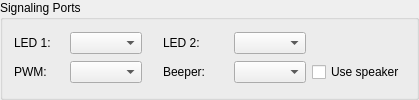
        <widget class="QGroupBox" name="groupBox_signaling">
         <property name="sizePolicy">
          <sizepolicy hsizetype="Expanding" vsizetype="Fixed">
           <horstretch>0</horstretch>
           <verstretch>0</verstretch>
          </sizepolicy>
         </property>
         <property name="toolTip">
          <string>Any disabled items mean this option is not available in the currently-connected AQ firmware version.</string>
         </property>
         <property name="title">
          <string>Signaling Ports</string>
         </property>
         <layout class="QGridLayout" name="gridLayout_4">
          <item row="1" column="5" colspan="2" alignment="Qt::AlignLeft">
           <widget class="QCheckBox" name="checkBox_useSpeaker">
            <property name="sizePolicy">
             <sizepolicy hsizetype="Fixed" vsizetype="Fixed">
              <horstretch>0</horstretch>
              <verstretch>0</verstretch>
             </sizepolicy>
            </property>
            <property name="toolTip">
             <string>&lt;html&gt;&lt;head/&gt;&lt;body&gt;&lt;p&gt;A piezo speaker does &lt;span style=&quot; font-weight:600;&quot;&gt;not&lt;/span&gt; have a built-in wave generator, vs. a buzzer which does.&lt;/p&gt;&lt;/body&gt;&lt;/html&gt;</string>
            </property>
            <property name="text">
             <string>Use speaker</string>
            </property>
           </widget>
          </item>
          <item row="1" column="3" alignment="Qt::AlignLeft">
           <widget class="QLabel" name="label_SIG_BEEP_PRT">
            <property name="sizePolicy">
             <sizepolicy hsizetype="Preferred" vsizetype="Fixed">
              <horstretch>0</horstretch>
              <verstretch>0</verstretch>
             </sizepolicy>
            </property>
            <property name="minimumSize">
             <size>
              <width>65</width>
              <height>0</height>
             </size>
            </property>
            <property name="text">
             <string>Beeper:</string>
            </property>
            <property name="buddy">
             <cstring>SIG_BEEP_PRT</cstring>
            </property>
           </widget>
          </item>
          <item row="1" column="4" alignment="Qt::AlignLeft">
           <widget class="QComboBox" name="SIG_BEEP_PRT">
            <property name="minimumSize">
             <size>
              <width>50</width>
              <height>0</height>
             </size>
            </property>
            <property name="maxVisibleItems">
             <number>15</number>
            </property>
            <property name="sizeAdjustPolicy">
             <enum>QComboBox::AdjustToContents</enum>
            </property>
           </widget>
          </item>
          <item row="0" column="1" alignment="Qt::AlignLeft">
           <widget class="QComboBox" name="SIG_LED_1_PRT">
            <property name="minimumSize">
             <size>
              <width>50</width>
              <height>0</height>
             </size>
            </property>
            <property name="toolTip">
             <string>See documentation for proper LED hookup!</string>
            </property>
            <property name="maxVisibleItems">
             <number>15</number>
            </property>
            <property name="sizeAdjustPolicy">
             <enum>QComboBox::AdjustToContents</enum>
            </property>
           </widget>
          </item>
          <item row="0" column="4" alignment="Qt::AlignLeft">
           <widget class="QComboBox" name="SIG_LED_2_PRT">
            <property name="minimumSize">
             <size>
              <width>50</width>
              <height>0</height>
             </size>
            </property>
            <property name="toolTip">
             <string>See documentation for proper LED hookup!</string>
            </property>
            <property name="maxVisibleItems">
             <number>15</number>
            </property>
            <property name="sizeAdjustPolicy">
             <enum>QComboBox::AdjustToContents</enum>
            </property>
           </widget>
          </item>
          <item row="1" column="1" alignment="Qt::AlignLeft">
           <widget class="QComboBox" name="SIG_PWM_PRT">
            <property name="minimumSize">
             <size>
              <width>50</width>
              <height>0</height>
             </size>
            </property>
            <property name="toolTip">
             <string>Use a custom ESC/MCU to convert PWM pulses to lighting patterns.</string>
            </property>
            <property name="maxVisibleItems">
             <number>15</number>
            </property>
            <property name="sizeAdjustPolicy">
             <enum>QComboBox::AdjustToContents</enum>
            </property>
           </widget>
          </item>
          <item row="0" column="2">
           <spacer name="horizontalSpacer_5">
            <property name="orientation">
             <enum>Qt::Horizontal</enum>
            </property>
            <property name="sizeType">
             <enum>QSizePolicy::Fixed</enum>
            </property>
            <property name="sizeHint" stdset="0">
             <size>
              <width>15</width>
              <height>20</height>
             </size>
            </property>
           </spacer>
          </item>
          <item row="1" column="2">
           <spacer name="horizontalSpacer_9">
            <property name="orientation">
             <enum>Qt::Horizontal</enum>
            </property>
            <property name="sizeType">
             <enum>QSizePolicy::Fixed</enum>
            </property>
            <property name="sizeHint" stdset="0">
             <size>
              <width>15</width>
              <height>20</height>
             </size>
            </property>
           </spacer>
          </item>
          <item row="1" column="0" alignment="Qt::AlignLeft">
           <widget class="QLabel" name="label_SIG_PWM_PRT">
            <property name="sizePolicy">
             <sizepolicy hsizetype="Preferred" vsizetype="Fixed">
              <horstretch>0</horstretch>
              <verstretch>0</verstretch>
             </sizepolicy>
            </property>
            <property name="minimumSize">
             <size>
              <width>50</width>
              <height>0</height>
             </size>
            </property>
            <property name="toolTip">
             <string>See documentation for proper LED hookup!</string>
            </property>
            <property name="text">
             <string>PWM:</string>
            </property>
            <property name="buddy">
             <cstring>SIG_PWM_PRT</cstring>
            </property>
           </widget>
          </item>
          <item row="0" column="3" alignment="Qt::AlignLeft">
           <widget class="QLabel" name="label_SIG_LED_2_PRT">
            <property name="sizePolicy">
             <sizepolicy hsizetype="Preferred" vsizetype="Fixed">
              <horstretch>0</horstretch>
              <verstretch>0</verstretch>
             </sizepolicy>
            </property>
            <property name="minimumSize">
             <size>
              <width>65</width>
              <height>0</height>
             </size>
            </property>
            <property name="toolTip">
             <string>See documentation for proper LED hookup!</string>
            </property>
            <property name="text">
             <string>LED 2:</string>
            </property>
            <property name="buddy">
             <cstring>SIG_LED_2_PRT</cstring>
            </property>
           </widget>
          </item>
          <item row="0" column="0" alignment="Qt::AlignLeft">
           <widget class="QLabel" name="label_SIG_LED_1_PRT">
            <property name="sizePolicy">
             <sizepolicy hsizetype="Preferred" vsizetype="Fixed">
              <horstretch>0</horstretch>
              <verstretch>0</verstretch>
             </sizepolicy>
            </property>
            <property name="minimumSize">
             <size>
              <width>50</width>
              <height>0</height>
             </size>
            </property>
            <property name="toolTip">
             <string>See documentation for proper LED hookup!</string>
            </property>
            <property name="text">
             <string>LED 1:</string>
            </property>
            <property name="buddy">
             <cstring>SIG_LED_1_PRT</cstring>
            </property>
           </widget>
          </item>
          <item row="0" column="6">
           <spacer name="horizontalSpacer_3">
            <property name="orientation">
             <enum>Qt::Horizontal</enum>
            </property>
            <property name="sizeHint" stdset="0">
             <size>
              <width>40</width>
              <height>20</height>
             </size>
            </property>
           </spacer>
          </item>
         </layout>
        </widget>
